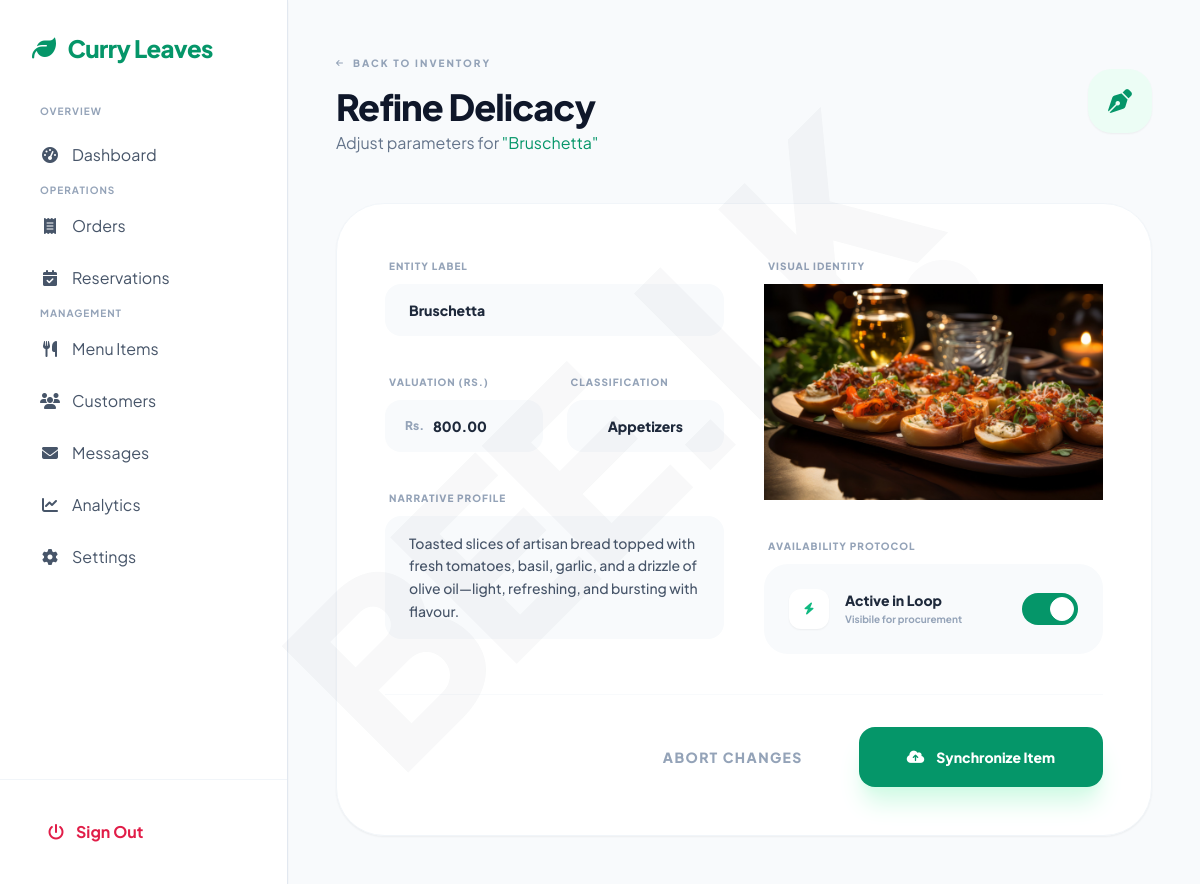
Screenshot of /edit_menu.php?id=3 (signed in) with the database file from the repository.
### tables this page shows
CREATE TABLE `menu_items` (
  `item_id` int(11) NOT NULL,
  `name` varchar(100) NOT NULL,
  `price` decimal(10,2) NOT NULL,
  `category` varchar(50) DEFAULT NULL,
  `image_path` varchar(255) DEFAULT NULL,
  `description` text DEFAULT NULL,
  `is_available` tinyint(1) DEFAULT 1,
  `created_at` timestamp NULL DEFAULT current_timestamp()
);

### edit_menu.php (the view, shortened to what this page needs)
<?php
require 'db.php';
$item_id = intval($_GET['id']);
$sql = "SELECT * FROM menu_items WHERE item_id = ?";
$stmt = $conn->prepare($sql);
$stmt->bind_param("i", $item_id);
$stmt->execute();
$result = $stmt->get_result();
$menu_item = $result->fetch_assoc();
$name = $menu_item['name'];
$description = $menu_item['description'];
$price = $menu_item['price'];
$category = $menu_item['category'];
$image_path = $menu_item['image_path'];
$available_categories = ['Appetizers', 'Main Course', 'Desserts', 'Drinks', 'Salads', 'Specials', 'Soups', 'Breakfast', 'Sides'];
include 'includes/head.php';
?>
<?php include 'includes/sidebar.php'; ?>
<main class="flex-1 lg:ml-72 p-4 md:p-8 lg:p-12 transition-all duration-300 min-w-0">
    <div class="max-w-4xl mx-auto fade-in">
        <div class="flex flex-col md:flex-row items-start md:items-center justify-between mb-8 md:mb-12 gap-6">
            <div>
                <a href="view_menu.php" class="inline-flex items-center gap-2 text-[10px] font-black uppercase tracking-[0.2em] text-slate-400 hover:text-emerald-600 transition-colors mb-4">
                    <i class="fas fa-arrow-left text-[8px]"></i> Back to Inventory
                </a>
                <h1 class="text-3xl md:text-4xl font-extrabold text-slate-900 tracking-tight">Refine Delicacy</h1>
                <p class="text-slate-500 mt-1">Adjust parameters for <span class="text-emerald-600">"<?= htmlspecialchars($name) ?>"</span></p>
            </div>
            <div class="h-16 w-16 rounded-3xl bg-emerald-50 text-emerald-600 flex items-center justify-center text-2xl shadow-sm">
                <i class="fas fa-pen-nib"></i>
            </div>
        </div>
        <div class="bg-white rounded-[3rem] p-8 md:p-12 shadow-sm border border-slate-100 relative overflow-hidden">
            <div class="absolute top-0 right-0 p-12 opacity-[0.02] pointer-events-none">
            </div>
            <form method="POST" enctype="multipart/form-data" class="space-y-10 relative z-10">
                <div class="grid grid-cols-1 md:grid-cols-2 gap-10">
                    <div class="space-y-8">
                        <div class="space-y-2">
                            <label class="text-[10px] font-black uppercase text-slate-400 tracking-widest ml-1">Entity Label</label>
                            <input type="text" name="name" value="<?= htmlspecialchars($name) ?>" required class="w-full bg-slate-50 border-none rounded-2xl px-6 py-4 text-sm font-black text-slate-800 outline-none focus:ring-2 focus:ring-emerald-500 transition-all">
                        </div>
                        <div class="grid grid-cols-2 gap-6">
                            <div class="space-y-2">
                                <label class="text-[10px] font-black uppercase text-slate-400 tracking-widest ml-1">Valuation (Rs.)</label>
                                <div class="relative">
                                    <span class="absolute left-5 top-1/2 -translate-y-1/2 text-slate-400 font-black text-xs">Rs.</span>
                                    <input type="number" name="price" value="<?= htmlspecialchars($price) ?>" step="0.01" required class="w-full bg-slate-50 border-none rounded-2xl pl-12 pr-6 py-4 text-sm font-black text-slate-800 outline-none focus:ring-2 focus:ring-emerald-500 transition-all">
                                </div>
                            </div>
                            <div class="space-y-2">
                                <label class="text-[10px] font-black uppercase text-slate-400 tracking-widest ml-1">Classification</label>
                                <select name="category" required class="w-full bg-slate-50 border-none rounded-2xl px-6 py-4 text-sm font-black text-slate-800 outline-none focus:ring-2 focus:ring-emerald-500 transition-all appearance-none text-center">
                                    <?php foreach ($available_categories as $cat): ?>
                                        <option value="<?= htmlspecialchars($cat) ?>" <?= ($category === $cat) ? 'selected' : '' ?>>
                                            <?= htmlspecialchars($cat) ?>
                                        </option>
                                    <?php endforeach; ?>
                                </select>
                            </div>
                        </div>
                        <div class="space-y-2">
                            <label class="text-[10px] font-black uppercase text-slate-400 tracking-widest ml-1">Narrative Profile</label>
                            <textarea name="description" rows="4" class="w-full bg-slate-50 border-none rounded-2xl px-6 py-4 text-sm font-medium text-slate-600 outline-none focus:ring-2 focus:ring-emerald-500 transition-all resize-none leading-relaxed"><?= htmlspecialchars($description) ?></textarea>
                        </div>
                    </div>
                    <div class="space-y-8">
                        <div class="space-y-2">
                            <label class="text-[10px] font-black uppercase text-slate-400 tracking-widest ml-1">Visual Identity</label>
                            <div class="relative group h-[216px]">
                                <div id="dropZone" class="w-full h-full bg-slate-50 border-2 border-dashed border-slate-200 rounded-3xl flex flex-col items-center justify-center text-slate-400 group-hover:bg-emerald-50 group-hover:border-emerald-200 transition-all p-8 text-center overflow-hidden">
                                     <?php if(!empty($image_path)): ?>
                                        <div id="previewContainer" class="absolute inset-0">
                                            <img id="imagePreview" src="<?= htmlspecialchars($image_path) ?>" class="w-full h-full object-cover">
                                        </div>
                                     <?php endif; ?>
                                </div>
                            </div>
                        </div>
                        <div class="space-y-2">
                            <label class="text-[10px] font-black uppercase text-slate-400 tracking-widest ml-1">Availability Protocol</label>
                            <label class="flex items-center justify-between p-6 bg-slate-50 rounded-3xl border border-transparent hover:border-emerald-100 transition-all group/item cursor-pointer">
                                <div class="flex items-center gap-4">
                                    <div class="h-10 w-10 rounded-xl bg-white text-emerald-500 flex items-center justify-center shadow-sm">
                                        <i class="fas fa-bolt text-xs"></i>
                                    </div>
                                    <div>
                                        <h3 class="font-black text-slate-800 text-sm">Active in Loop</h3>
                                        <p class="text-[10px] text-slate-400 font-bold mt-0.5">Visibile for procurement</p>
                                    </div>
                                </div>
                                <div class="relative inline-flex items-center">
                                    <div class="w-14 h-8 bg-slate-200 peer-focus:outline-none rounded-full peer peer-checked:after:translate-x-6 peer-checked:after:border-white after:content-[''] after:absolute after:top-[4px] after:left-[4px] after:bg-white after:border-gray-300 after:border after:rounded-full after:h-6 after:w-6 after:transition-all peer-checked:bg-emerald-600"></div>
                                </div>
                            </label>
                        </div>
                    </div>
                </div>
                <div class="pt-8 border-t border-slate-50 flex flex-col md:flex-row items-center justify-end gap-4">
                    <a href="view_menu.php" class="w-full md:w-auto text-center px-10 py-5 rounded-2xl font-black text-sm text-slate-400 hover:text-slate-600 transition-all uppercase tracking-widest">Abort Changes</a>
                    <button type="submit" class="w-full md:w-auto bg-emerald-600 text-white px-12 py-5 rounded-2xl font-black text-sm hover:bg-emerald-700 transition-all shadow-xl shadow-emerald-100 hover:-translate-y-1 flex items-center justify-center gap-3">
                        <i class="fas fa-cloud-arrow-up"></i> Synchronize Item
                    </button>
                </div>
            </form>
        </div>
    </div>
</main>
</body>
</html>
</body>
</html>

### includes/head.php (style rules this page uses)
body { font-family: 'Plus Jakarta Sans', sans-serif; background-color: #f8fafc; }
.fade-in { animation: fadeIn 0.5s ease-out forwards; }

### rows the page displays
menu_items: name "Bruschetta", price "800.00", category "Appetizers", description "Toasted slices of artisan bread topped with fresh tomatoes, basil, garlic, and a drizzle of olive oil—light, refreshing, and bursting with flavour.", image_path (picture)
